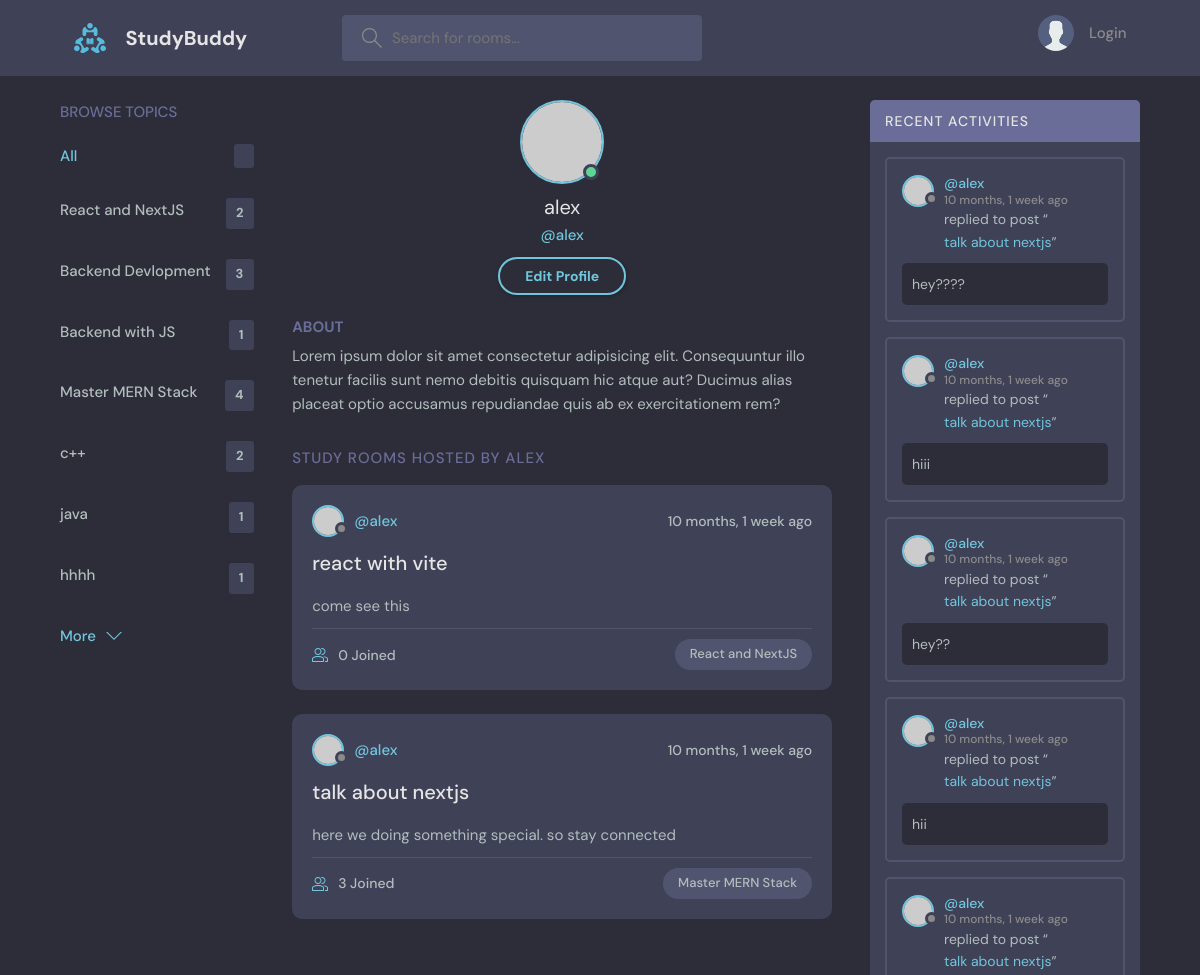
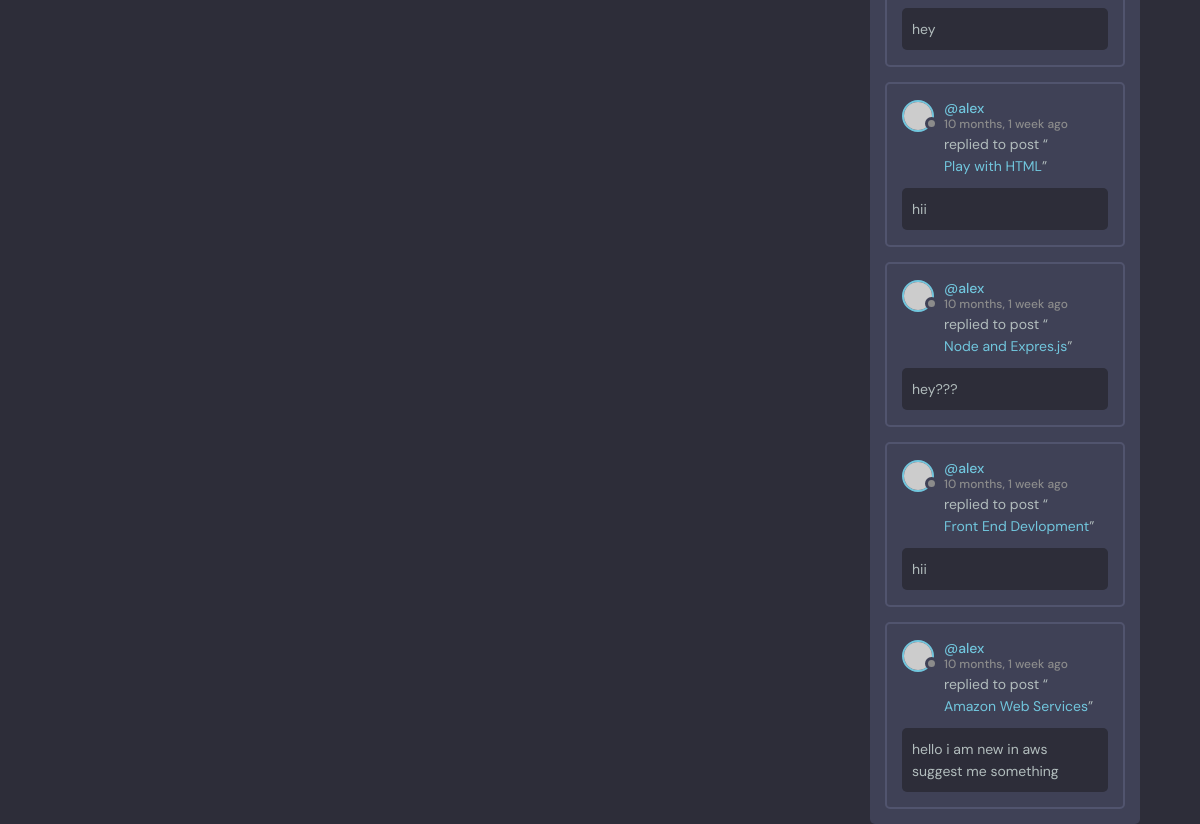
The page /profile/7/ on the database its author committed (2 pictures, top to bottom).
### base/models.py (models this page shows, shortened)
class Topic(models.Model):
    name = models.CharField(max_length=200)

class Room(models.Model):
    host=models.ForeignKey(User,on_delete=models.SET_NULL,null=True)
    topic=models.ForeignKey(Topic,on_delete=models.SET_NULL,null=True)
    name=models.CharField(max_length=200)
    description = models.TextField(null=True,blank= True)
    participants = models.ManyToManyField(User,related_name='participants',blank=True)
    updated = models.DateTimeField(auto_now=True)
    created = models.DateTimeField(auto_now_add=True)
    class Meta:
        ordering = ['-updated','-created']
    def __str__(self):
        return self.name

class Message(models.Model):
    user = models.ForeignKey(User,on_delete=models.CASCADE)
    room = models.ForeignKey(Room, on_delete=models.CASCADE)
    body = models.TextField()
    updated = models.DateTimeField(auto_now=True)
    created = models.DateTimeField(auto_now_add=True)
    class Meta:
        ordering = ['-updated','-created']
    def __str__(self):
        return self.body[0:50]

### base/views.py (the view)
# urls.py: path("profile/<str:pk>/",views.userProfile,name="user-profile"),
def userProfile(request,pk):
    user= User.objects.get(id=pk)
    rooms= user.room_set.all()
    room_messages = user.message_set.all()
    topics = Topic.objects.all()
    context={'user':user,'rooms':rooms,'room_messages':room_messages,'topics':topics}
    return render(request,'base/profile.html',context)

### base/templates/base/profile.html
{% extends 'main.html'%}
{% block content%}
  <main class="profile-page layout layout--3">
    <div class="container">
      {% include 'base/topic_component.html' %}
      <div class="roomList">
        <div class="profile">
          <div class="profile__avatar">
            <div class="avatar avatar--large active">
              <img src="https://randomuser.me/api/portraits/men/11.jpg" />
            </div>
          </div>
          <div class="profile__info">
            <h3>{{user.username}}</h3>
            <p>@{{user.username}}</p>
            <a href="edit-user.html" class="btn btn--main btn--pill">Edit Profile</a>
          </div>
          <div class="profile__about">
            <h3>About</h3>
            <p>
              Lorem ipsum dolor sit amet consectetur adipisicing elit. Consequuntur illo tenetur
              facilis sunt nemo debitis quisquam hic atque aut? Ducimus alias placeat optio
              accusamus repudiandae quis ab ex exercitationem rem?
            </p>
          </div>
        </div>
        <div class="roomList__header">
          <div>
            <h2>Study Rooms Hosted by {{user.username}}</a>
            </h2>
          </div>
        </div>
         {% include 'base/feed_component.html' %}
      </div>
       {% include 'base/activity_component.html' %}
    </div>
  </main>
{%endblock content%}

### base/templates/base/topic_component.html
 <div class="topics">
          <div class="topics__header">
            <h2>Browse Topics</h2>
          </div>
          <ul class="topics__list">
            <li>
              <a href="{% url 'home'%}" class="active">All <span>{{room_count}}</span></a>
            </li>
            {% for topic in topics %}
            <li>
              <a href="{% url 'home' %}?q={{topic.name}}">{{topic.name}} <span>{{topic.room_set.all.count}}</span></a>
            </li>
             {% endfor %}
          </ul>
          <a class="btn btn--link" href="topics.html">
            More
            <svg version="1.1" xmlns="http://www.w3.org/2000/svg" width="32" height="32" viewBox="0 0 32 32">
              <title>chevron-down</title>
              <path d="M16 21l-13-13h-3l16 16 16-16h-3l-13 13z"></path>
            </svg>
          </a>
        </div>

### base/templates/base/feed_component.html (shortened to what this page needs)
 {% for room in rooms %}
<div class="roomListRoom">
            <div class="roomListRoom__header">
              <a href="{% url 'user-profile' room.host.id %}" class="roomListRoom__author">
                <div class="avatar avatar--small">
                  <img src="https://randomuser.me/api/portraits/women/11.jpg" />
                </div>
                <span>@{{room.host.username}}</span>
              </a>
              <div class="roomListRoom__actions">
                <span>{{room.created|timesince}} ago</span>
              </div>
            </div>
            <div class="roomListRoom__content">
              <a href="{% url 'room' room.id %}">{{room.name}}</a>
              <p>
                {{room.description}}
              </p>
            </div>
            <div class="roomListRoom__meta">
              <a href="{% url 'room' room.id %}" class="roomListRoom__joined">
                {{ room.participants.all.count }} Joined
              </a>
              <p class="roomListRoom__topic">{{room.topic.name}}</p>
            </div>
          </div>
          {% endfor %}

### base/templates/base/activity_component.html (shortened to what this page needs)
<div class="activities">
          <div class="activities__header">
            <h2>Recent Activities</h2>
          </div>
          {% for message in room_messages%}
          <div class="activities__box">
            <div class="activities__boxHeader roomListRoom__header">
              <a href="{% url 'user-profile' message.user.id %}" class="roomListRoom__author">
                <div class="avatar avatar--small">
                  <img src="https://randomuser.me/api/portraits/women/11.jpg" />
                </div>
                <p>
                  @{{message.user}}
                  <span>{{message.created | timesince}} ago</span>
                </p>
              </a>
            </div>
            <div class="activities__boxContent">
              <p>replied to post “<a href="{% url 'room' message.room.id %}">{{message.room}}</a>”</p>
              <div class="activities__boxRoomContent">
               {{message}}
              </div>
            </div>
          </div>
          {% endfor %}
        </div>

### rows shown on the page
Topic: name "React and NextJS", room_set.all.count "2"
Topic: name "Backend Devlopment", room_set.all.count "3"
Topic: name "Backend with JS", room_set.all.count "1"
Topic: name "Master MERN Stack", room_set.all.count "4"
Topic: name "c++", room_set.all.count "2"
Topic: name "java", room_set.all.count "1"
Topic: name "hhhh", room_set.all.count "1"
Room: host.username "alex", created "10 months, 1 week", name "react with vite", description "come see this", participants.all.count "0", topic.name "React and NextJS"
Room: host.username "alex", created "10 months, 1 week", name "talk about nextjs", description "here we doing something special. so stay connected", participants.all.count "3", topic.name "Master MERN Stack"
Message: user "alex", created "10 months, 1 week", room "talk about nextjs", body "hey????"
Message: user "alex", created "10 months, 1 week", room "talk about nextjs", body "hiii"
Message: user "alex", created "10 months, 1 week", room "talk about nextjs", body "hey??"
Message: user "alex", created "10 months, 1 week", room "talk about nextjs", body "hii"
Message: user "alex", created "10 months, 1 week", room "talk about nextjs", body "hey"
Message: user "alex", created "10 months, 1 week", room "Play with HTML", body "hii"
Message: user "alex", created "10 months, 1 week", room "Node and Expres.js", body "hey???"
Message: user "alex", created "10 months, 1 week", room "Front End Devlopment", body "hii"
Message: user "alex", created "10 months, 1 week", room "Amazon Web Services", body "hello i am new in aws suggest me something"

### other values the page prints
{{ user.username }} "alex"
{{ user.username }} "ALEX"
